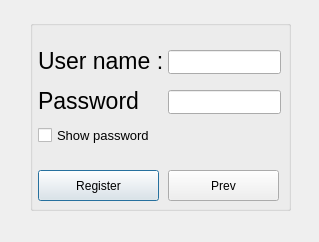
<?xml version="1.0" encoding="UTF-8"?>
<ui version="4.0">
 <class>Register</class>
 <widget class="QDialog" name="Register">
  <property name="geometry">
   <rect>
    <x>0</x>
    <y>0</y>
    <width>319</width>
    <height>242</height>
   </rect>
  </property>
  <property name="windowTitle">
   <string>Reflex Game - Register</string>
  </property>
  <widget class="QCheckBox" name="checkBox">
   <property name="geometry">
    <rect>
     <x>38</x>
     <y>120</y>
     <width>111</width>
     <height>31</height>
    </rect>
   </property>
   <property name="font">
    <font>
     <pointsize>10</pointsize>
    </font>
   </property>
   <property name="text">
    <string>Show password</string>
   </property>
  </widget>
  <widget class="QLineEdit" name="lineEdit">
   <property name="geometry">
    <rect>
     <x>168</x>
     <y>50</y>
     <width>113</width>
     <height>24</height>
    </rect>
   </property>
  </widget>
  <widget class="QLineEdit" name="lineEdit_2">
   <property name="geometry">
    <rect>
     <x>168</x>
     <y>90</y>
     <width>113</width>
     <height>24</height>
    </rect>
   </property>
  </widget>
  <widget class="QLabel" name="label">
   <property name="geometry">
    <rect>
     <x>38</x>
     <y>50</y>
     <width>131</width>
     <height>21</height>
    </rect>
   </property>
   <property name="font">
    <font>
     <pointsize>17</pointsize>
    </font>
   </property>
   <property name="text">
    <string>User name : </string>
   </property>
  </widget>
  <widget class="QLabel" name="label_2">
   <property name="geometry">
    <rect>
     <x>38</x>
     <y>90</y>
     <width>121</width>
     <height>21</height>
    </rect>
   </property>
   <property name="font">
    <font>
     <pointsize>17</pointsize>
    </font>
   </property>
   <property name="text">
    <string>Password   : </string>
   </property>
  </widget>
  <widget class="QPushButton" name="pushButton">
   <property name="geometry">
    <rect>
     <x>38</x>
     <y>170</y>
     <width>121</width>
     <height>31</height>
    </rect>
   </property>
   <property name="text">
    <string>Register</string>
   </property>
  </widget>
  <widget class="QPushButton" name="pushButton_2">
   <property name="geometry">
    <rect>
     <x>168</x>
     <y>170</y>
     <width>111</width>
     <height>31</height>
    </rect>
   </property>
   <property name="text">
    <string>Prev</string>
   </property>
  </widget>
  <widget class="QGroupBox" name="groupBox">
   <property name="geometry">
    <rect>
     <x>30</x>
     <y>20</y>
     <width>261</width>
     <height>191</height>
    </rect>
   </property>
   <property name="title">
    <string/>
   </property>
  </widget>
  <zorder>groupBox</zorder>
  <zorder>checkBox</zorder>
  <zorder>lineEdit</zorder>
  <zorder>lineEdit_2</zorder>
  <zorder>label</zorder>
  <zorder>label_2</zorder>
  <zorder>pushButton</zorder>
  <zorder>pushButton_2</zorder>
 </widget>
 <resources/>
 <connections/>
</ui>
